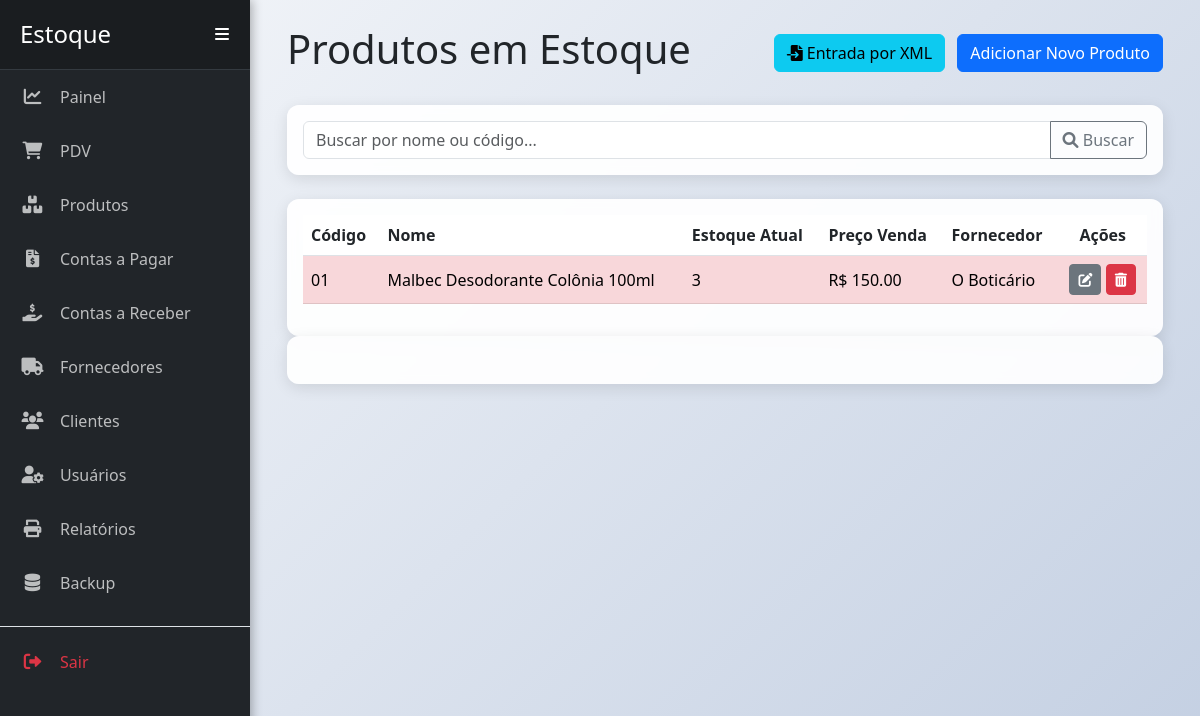
/produtos (signed in), run on an earlier commit of the app's database.
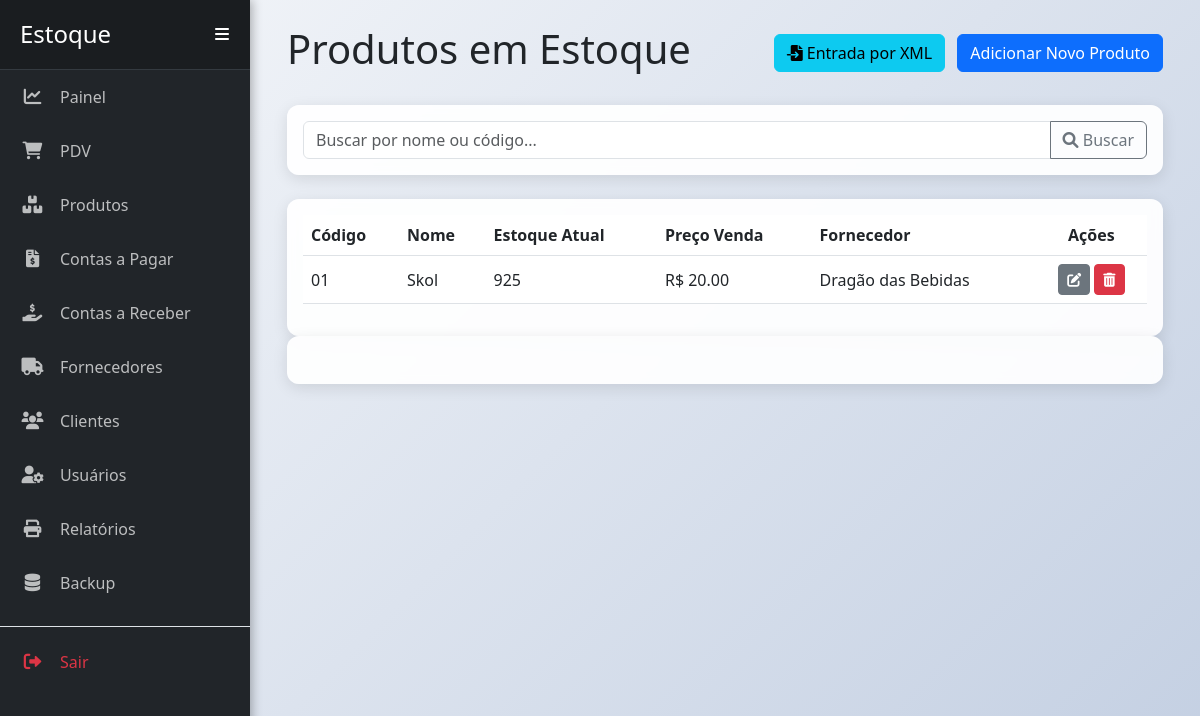
And on a later commit of the database.
### models.py (models this page shows)
class Produto(db.Model):
    __tablename__ = 'produto'
    id = db.Column(db.Integer, primary_key=True)
    codigo = db.Column(db.String(50), nullable=False, unique=True)
    nome = db.Column(db.String(100), nullable=False)
    categoria = db.Column(db.String(50))
    preco_custo = db.Column(db.Float, nullable=False)
    preco_venda = db.Column(db.Float, nullable=False)
    quantidade_estoque = db.Column(db.Integer, nullable=False, default=0)
    estoque_minimo = db.Column(db.Integer, default=5)
    data_fabricacao = db.Column(db.Date, nullable=True)
    data_vencimento = db.Column(db.Date, nullable=True)
    fornecedor_id = db.Column(db.Integer, db.ForeignKey('fornecedor.id'), nullable=False)
    movimentacoes = db.relationship('MovimentacaoEstoque', backref='produto', lazy=True)

class Fornecedor(db.Model):
    __tablename__ = 'fornecedor'
    id = db.Column(db.Integer, primary_key=True)
    nome = db.Column(db.String(100), nullable=False, unique=True)
    cnpj = db.Column(db.String(18), unique=True, nullable=True)
    telefone = db.Column(db.String(20))
    email = db.Column(db.String(100))
    produtos = db.relationship('Produto', backref='fornecedor', lazy=True)
    contas = db.relationship('ContaPagar', backref='fornecedor', lazy=True)

### app.py (the view)
@app.route('/produtos')
@login_required
def listar_produtos():
    search_term = request.args.get('q')
    query = Produto.query
    if search_term:
        query = query.filter(or_(Produto.nome.ilike(f'%{search_term}%'), Produto.codigo.ilike(f'%{search_term}%')))
    produtos = query.order_by(Produto.nome.asc()).all()
    return render_template('produtos.html', produtos=produtos, search_term=search_term)

### app.py (called while the page is built)
@app.context_processor
def inject_datetime():
    return {'modules': {'datetime': datetime, 'date': date, 'timedelta': timedelta}}

def login_required(f):
    @wraps(f)
    def decorated_function(*args, **kwargs):
        if 'logged_in' not in session or 'user_id' not in session:
            session.clear()
            flash('A sua sessão é inválida. Por favor, faça login novamente.', 'warning')
            return redirect(url_for('login'))
        return f(*args, **kwargs)
    return decorated_function

### templates/produtos.html (shortened to what this page needs)
{% extends 'base.html' %}
{% block content %}
<div class="d-flex justify-content-between align-items-center mb-4">
    <h1>Produtos em Estoque</h1>
    <div>
        <a href="{{ url_for('entrada_xml') }}" class="btn btn-info me-2">
            <i class="fas fa-file-import"></i> Entrada por XML
        </a>
        <a href="{{ url_for('adicionar_produto') }}" class="btn btn-primary">Adicionar Novo Produto</a>
    </div>
</div>
<div class="card mb-4">
    <div class="card-body">
        <form method="GET" action="{{ url_for('listar_produtos') }}">
            <div class="input-group">
                <input type="text" class="form-control" name="q" placeholder="Buscar por nome ou código..." value="{{ search_term or '' }}">
                <button class="btn btn-outline-secondary" type="submit"><i class="fas fa-search"></i> Buscar</button>
            </div>
        </form>
    </div>
</div>
<div class="card">
    <div class="card-body">
        <table class="table table-hover align-middle">
            <thead>
                <tr>
                    <th>Código</th>
                    <th>Nome</th>
                    <th>Estoque Atual</th>
                    <th>Preço Venda</th>
                    <th>Fornecedor</th>
                    <th class="text-center">Ações</th>
                </tr>
            </thead>
            <tbody>
                {% for produto in produtos %}
                <tr class="{% if produto.quantidade_estoque <= produto.estoque_minimo %}table-danger{% endif %}">
                    <td>{{ produto.codigo }}</td>
                    <td>{{ produto.nome }}</td>
                    <td>{{ produto.quantidade_estoque }}</td>
                    <td>R$ {{ "%.2f"|format(produto.preco_venda) }}</td>
                    <td>{{ produto.fornecedor.nome }}</td>
                    <td class="text-center">
                        <a href="{{ url_for('editar_produto', id=produto.id) }}" class="btn btn-secondary btn-sm" title="Editar">
                            <i class="fas fa-edit"></i>
                        </a>
                        <button type="button" class="btn btn-danger btn-sm" data-bs-toggle="modal" data-bs-target="#confirmDeleteModal-{{ produto.id }}" title="Excluir">
                            <i class="fas fa-trash-alt"></i>
                        </button>
                    </td>
                </tr>
                {% else %}
                <tr>
                    <td colspan="6" class="text-center text-muted">Nenhum produto encontrado.</td>
                </tr>
                {% endfor %}
            </tbody>
        </table>
    </div>
</div>
{% for produto in produtos %}
<div class="card">
    <div class="card-body">
        <div class="table-responsive">
        </div>
    </div>
</div>
{% endfor %}
{% endblock %}

What changed in the data, as far as the page shows it:
changed Produto: nome "Malbec Desodorante Colônia 100ml" → "Skol"; quantidade_estoque "3" → "925"; preco_venda "150.00" → "20.00"; fornecedor.nome "O Boticário" → "Dragão das Bebidas"
